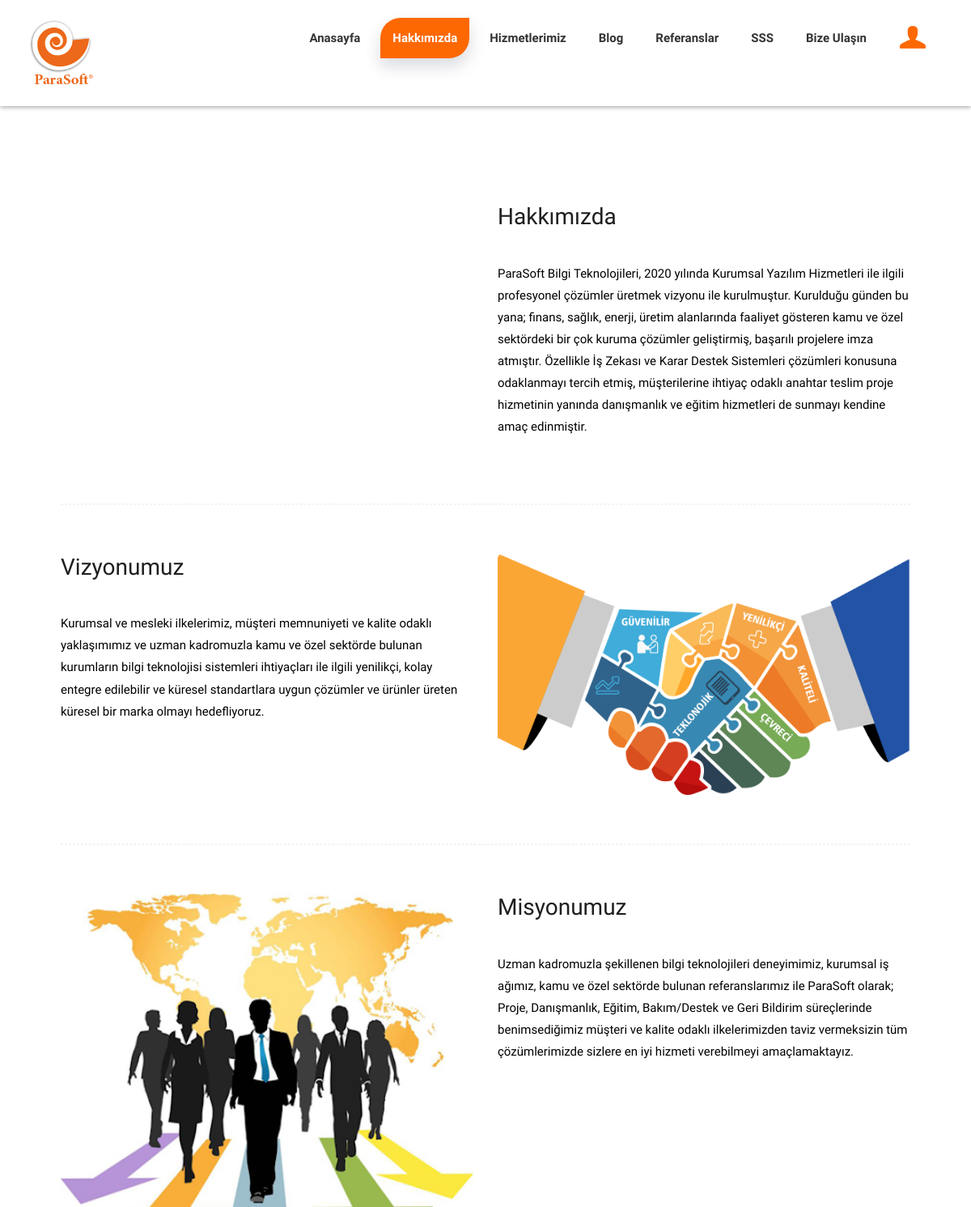
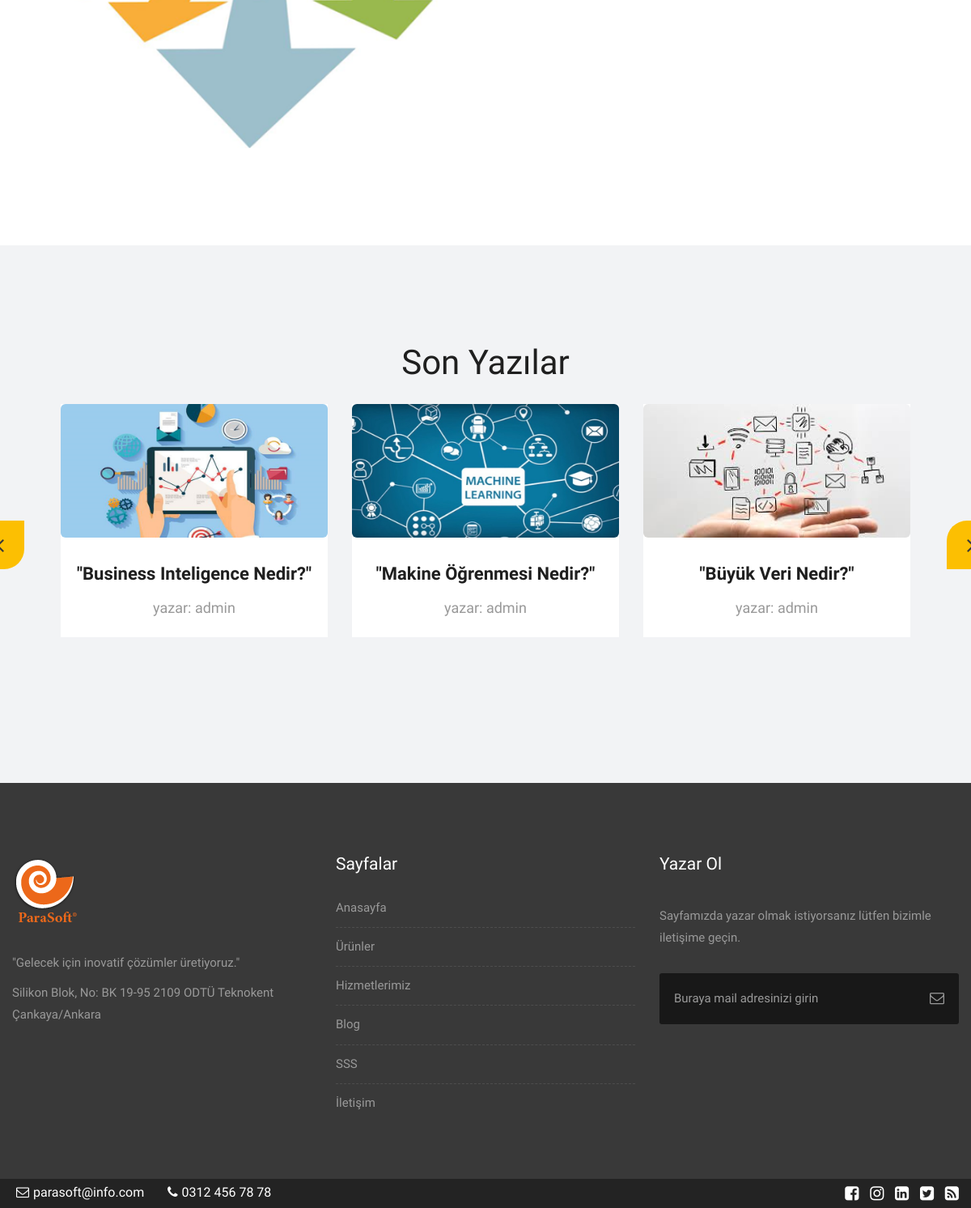
Screenshot of /hakkimizda/ with the database file from the repository (2 pictures, top to bottom).
### home/models.py (models this page shows, shortened)
class Setting(models.Model):
    STATUS = (
        ('True', 'Evet'),
        ('False', 'Hayır'),
    )
    title = models.CharField(max_length=150)
    keywords = models.CharField(max_length =255)
    description = models.CharField(max_length=255)
    company = models.CharField(max_length=50)
    address = models.CharField(blank=True, max_length=150)
    address2 = models.CharField(blank=True, max_length=150)
    phone = models.CharField(blank=True, max_length=15)
    fax = models.CharField(blank=True, max_length=15)
    email = models.CharField(blank=True, max_length=50)
    smtpserver = models.CharField(blank=True, max_length=20)
    smtpemail = models.CharField(blank=True, max_length=20)
    smtppassword = models.CharField(max_length=10)
    smtpport = models.CharField(blank=True, max_length=10)
    icon = models.ImageField(blank=True, upload_to='images')
    facebook = models.CharField(blank=True, max_length=50)
    instagram = models.CharField(blank=True, max_length=50)
    twitter = models.CharField(blank=True, max_length=50)
    linkedin = models.CharField(blank=True, max_length=50)
    aboutus = RichTextUploadingField(blank=True)
    ourmission = RichTextUploadingField(blank=True)
    ourvision = RichTextUploadingField(blank=True)
    ourservice = RichTextUploadingField(blank=True)
    references = RichTextUploadingField(blank=True)
    status = models.CharField(max_length=10, choices=STATUS)
    create_at = models.DateTimeField(auto_now_add=True)
    update_at = models.DateTimeField(auto_now=True)

### blog/models.py (models this page shows)
class Post(models.Model):
    STATUS = (
        ('True', 'Evet'),
        ('False', 'Hayır'),
    )
    category = models.ForeignKey(Category, on_delete=models.CASCADE)
    title = models.CharField(max_length=30)
    keywords = models.CharField(max_length=255)
    description = models.CharField(max_length=255)
    image = models.ImageField(blank=True, upload_to='images')
    writer = models.CharField(max_length=30)
    content = RichTextUploadingField(blank=True)
    status = models.CharField(max_length=10, choices=STATUS)
    slug = models.SlugField(null=False, unique=True)
    parent = models.ForeignKey('self', blank=True, null=True, related_name='children', on_delete=models.CASCADE)
    create_at = models.DateTimeField(auto_now_add=True)
    update_at = models.DateTimeField(auto_now_add=True)
    def image_tag(self):
        return mark_safe('<img src="{}" height="50"/>'.format(self.image.url))
    image_tag.short_description = 'Image'

### home/views.py (the view)
# urls.py: path('hakkimizda/', views.hakkimizda, name='hakkimizda'),
def hakkimizda(request):
    setting = Setting.objects.get(pk=1)
    last_posts = Post.objects.all().order_by('-id')[:4]
    context = {'setting': setting,
               'page': 'hakkimizda',
               'last_posts': last_posts}
    return render(request, 'hakkimizda.html', context)

### home/templates/hakkimizda.html (shortened to what this page needs)
{% extends "homebase.html" %}
{% block content %}
    {% load static %}
    <div id="about" class="section wb" style="background-color: #ffffff">
        <div class="container">
            <div class="row">
				<div class="col-md-6">
                </div>
                <div class="col-md-6">
                    <div class="message-box">
                        <h2>Hakkımızda</h2>
                        <p class="lead">{{ setting.aboutus|safe }}</p>
                    </div>
                </div>
            </div>
            <hr class="hr1">
            <div class="row">
                <div class="col-md-6">
                    <div class="message-box">
                        <h2>Vizyonumuz</h2>
                        <p class="lead">{{ setting.ourvision|safe }}</p>
                    </div>
                </div>
                <div class="col-md-6">
                    <div class="post-media wow fadeIn">
                        <img src="{% static "uploads/vizyonumuz.png" %}" alt="" class="img-responsive img-rounded">
                    </div>
                </div>
            </div>
            <hr class="hr1">
            <div class="row">
				<div class="col-md-6">
                    <div class="post-media wow fadeIn">
                        <img src="{% static "uploads/misyonumuz.png" %}" alt="" class="img-responsive img-rounded">
                    </div>
                </div>
                <div class="col-md-6">
                    <div class="message-box">
                        <h2>Misyonumuz</h2>
                        <p class="lead">{{ setting.ourmission|safe }}</p>
                    </div>
                </div>
            </div>
        </div>
    </div>
{% endblock %}

### home/templates/blog-slider.html (shortened to what this page needs)
{% load static %}
<div id="services" class="parallax section lb" style="width: auto">
    <div class="container">
        <div class="section-title text-center">
            <h3>Son Yazılar</h3>
            <div class="owl-services owl-carousel owl-theme">
                {% for rs in last_posts %}
                    <div class="service-widget">
                        <div class="post-media wow fadeIn">
                            <a href="/blog/{{ rs.category.slug }}/{{ rs.id }}"><img src="{{ rs.image.url }}"  class="img-responsive img-rounded" alt="{{ rs.title }}"></a>
                        </div>
                        <div class="service-dit">
                            <a href="/blog/{{ rs.category.slug }}/{{ rs.id }}"><h3>{{ rs.title|safe }}</h3></a>
                            <p>yazar: {{ rs.writer|safe }}</p>
                        </div>
                    </div>
                {% endfor %}
            </div>
        </div>
    </div>
</div>

### home/templates/footer.html (shortened to what this page needs)
{% load static %}
<footer class="footer parallax" style="background-color: #393939">
    <div class="container-fluid">
        <div class="row">
            <div class="col-md-4 col-sm-4 col-xs-12">
                <div class="widget">
                    <div class="widget-title">
                        <img src="{% static "logo.png" %}" alt="" />
                    </div>
                    <p>"{{ setting.description|safe }}"</p>
                    <p> {{ setting.address|safe }} </p>
                </div>
            </div>
            <div class="col-md-4 col-sm-4 col-xs-12">
                <div class="widget clearfix">
                    <div class="widget-title">
                        <h3>Sayfalar</h3>
                    </div>
                    <ul class="footer-links hov">
                        <li><a href="/">Anasayfa </a></li>
                        <li><a href="/urunler">Ürünler </a></li>
                        <li><a href="/hizmetlerimiz">Hizmetlerimiz </a></li>
                        <li><a href="/blog">Blog </a></li>
                        <li><a href="/sss">SSS </a></li>
                        <li><a href="/iletisim">İletişim </a></li>
                    </ul>
                </div>
            </div>
            <div class="col-md-4 col-sm-4 col-xs-12">
                <div class="footer-distributed widget clearfix">
                    <div class="widget-title">
                        <h3>Yazar Ol</h3>
                        <p>Sayfamızda yazar olmak istiyorsanız lütfen bizimle iletişime geçin.</p>
                    </div>
                    <div class="footer-right">
                        <form method="get" action="#">
                            <input placeholder="Buraya mail adresinizi girin" name="submit">
                            <i class="fa fa-envelope-o"></i>
                        </form>
                    </div>
                </div>
            </div>
        </div>
    </div>
</footer>
<div class="top-bar" style="background-color:#232323">
    <div class="container-fluid">
        <div class="row">
            <div class="col-md-6 col-sm-6">
                <div class="left-top">
                    <div class="email-box">
                        <a href="mailto:{{ setting.email }}"><i class="fa fa-envelope-o" aria-hidden="true"></i>{{ setting.email }}</a>
                    </div>
                    <div class="phone-box">
                        <a href="tel:{{ setting.phone }}"><i class="fa fa-phone" aria-hidden="true"></i>{{ setting.phone}}</a>
                    </div>
                </div>
            </div>
            <div class="col-md-6 col-sm-6">
                <div class="right-top">
                    <div class="social-box">
                        <ul>
                            <li><a href="http://{{ setting.facebook }}"><i class="fa fa-facebook-square" aria-hidden="true"></i></a></li>
                            <li><a href="http://{{ setting.instagram }}"><i class="fa fa-instagram" aria-hidden="true"></i></a></li>
                            <li><a href="http://{{ setting.linkedin }}"><i class="fa fa-linkedin-square" aria-hidden="true"></i></a></li>
                            <li><a href="http://{{ setting.twitter }}"><i class="fa fa-twitter-square" aria-hidden="true"></i></a></li>
                            <li><a href="#"><i class="fa fa-rss-square" aria-hidden="true"></i></a></li>
                        </ul>
                    </div>
                </div>
            </div>
        </div>
    </div>
</div>

### home/static/style.css (style rules this page uses)
body { color: #999; font-size: 15px; font-family: 'Raleway', sans-serif; line-height: 1.80857; }
a { color: #1f1f1f; text-decoration: none !important; outline: none !important; -webkit-transition: all .3s ease-in-out; -moz-transition: all .3s ease-in-out; -ms-transition: all .3s ease-in-out; -o-transition: all .3s ease-in-out; transition: all .3s ease-in-out; }
h1, h2, h3, h4, h5, h6 { letter-spacing: 0; font-weight: normal; position: relative; padding: 0 0 10px 0; font-weight: normal; line-height: 120% !important; color: #1f1f1f; margin: 0 }
h2 { font-size: 22px }
h3 { font-size: 18px }
a { color: #1f1f1f; text-decoration: none; outline: none; }
a, .btn { text-decoration: none !important; outline: none !important; -webkit-transition: all .3s ease-in-out; -moz-transition: all .3s ease-in-out; -ms-transition: all .3s ease-in-out; -o-transition: all .3s ease-in-out; transition: all .3s ease-in-out; }
.lead { font-size: 18px; line-height: 30px; color: #767676; margin: 0; padding: 0; }
ul, li, ol { margin: 0px; padding: 0px; list-style: none; }
.top-bar { background: #393939; }
.left-top { padding: 3px 0px; }
.email-box { display: inline-block; margin-right: 20px; }
.email-box a { color: #ffffff; font-size: 16px; }
.email-box a i { padding: 0px 5px; }
.phone-box { display: inline-block; }
.phone-box a { color: #ffffff; font-size: 16px; }
.phone-box a i { padding: 0px 5px; }
.social-box { float: right; }
.social-box ul li { display: inline-block; padding-left: 10px; }
.social-box ul li a { color: #ffffff; font-size: 20px; }
.parallax { background-attachment: fixed; background-size: cover; height: 100%; padding: 120px 0; position: relative; width: 100%; }
.section { display: block; position: relative; overflow: hidden; padding: 120px 0; }
.section.wb { background-color: #ffffff; }
.section.lb { background-color: #f2f3f5; }
.section-title { display: block; position: relative; margin-bottom: 60px; }
.section-title p { color: #999; font-weight: 400; font-size: 18px; line-height: 33px; margin: 0; }
.section-title h3 { font-size: 42px; font-weight: 500; line-height: 62px; margin: 0 0 25px; padding: 0; text-transform: none; }
.service-widget { background: #ffffff; }
.section.lb .service-dit h3 { padding: 12px 0px; }
.service-dit { padding: 20px 15px; }
.service-widget h3 { font-size: 22px; color: #ffffff; padding: 20px 0 12px; margin: 0; font-weight: 600; }
.service-widget h3 a, .section.wb .service-widget h3, .section.lb .service-widget h3 { color: #1f1f1f; }
.service-widget p { margin-bottom: 0; padding-bottom: 0; }
.message-box h2 { font-size: 28px; font-weight: 500; padding: 0 0 10px; margin: 0; line-height: 62px; margin-top: 0; text-transform: none; }
.message-box p { margin-bottom: 20px; }
.message-box .lead { padding-top: 10px; font-size: 19px; font-style: italic; color: #999; padding-bottom: 0; }
.post-media { position: center; }
.post-media img { width: 100%; }
hr.hr1 { position: relative; margin: 60px 0; border: 1px dashed #f2f3f5; }
.footer { padding: 90px 0 80px !important; color: #999; background-color: #393939; }
.footer .widget-title { position: relative; display: block; margin-bottom: 30px; }
.footer .widget-title h3 { color: #fff; font-weight: 500; font-size: 21px; padding: 0; margin: 0; line-height: 1 !important; }
.footer-links { list-style: none; padding: 0; }
.footer-links a { color: #999; display: block; }
.footer-links li { margin-bottom: 10px; display: block; width: 100%; border-bottom: 1px dashed rgba(255, 255, 255, 0.1); padding-bottom: 10px; }
.footer-links li:last-child { margin-bottom: 0; padding-bottom: 0; border: 0; }
.footer-distributed .footer-right { float: none; }
.footer-distributed .widget-title p { padding-top: 40px; }
.footer-distributed form { position: relative; }
.footer-distributed form input { display: block; border-radius: 3px; box-sizing: border-box; background-color: #181818; border: none; font: inherit; font-size: 15px; font-weight: normal; color: #999; width: 100%; padding: 18px 50px 18px 18px; }
.footer-distributed form i { width: 18px; height: 18px; position: absolute; top: 16px; right: 18px; color: #999; font-size: 18px; margin-top: 6px; }
:root { --pricingTable-yellow: #fd6802; --pricingTable-purple: #fd6802; --pricingTable-blue: #fd6802; }

### home/static/css/responsive.css (style rules this page uses)
@media (max-width: 1200px) { .container-fluid { width: 100%; padding: 0 15px; } }
@media (max-width: 1200px) { .container { width: 90%; } }

### rows the page displays
Setting: aboutus "ParaSoft Bilgi Teknolojileri, 2020 yılında Kurumsal Yazılım Hizmetleri ile ilgili profesyonel çözümler üretmek vizyonu ile kurulmuştur. Kurulduğu günden bu yana; finans, sağlık, enerji, üretim alanlarında faaliyet gösteren kamu ve özel sektördeki bir çok kuruma çözümler geliştirmiş, başarılı projelere imza atmıştır. Özellikle İş Zekası ve Karar Destek Sistemleri çözümleri konusuna odaklanmayı tercih etmiş, müşterilerine ihtiyaç odaklı anahtar teslim proje hizmetinin yanında danışmanlık ve eğitim hizmetleri de sunmayı kendine amaç edinmiştir.", ourvision "Kurumsal ve mesleki ilkelerimiz, müşteri memnuniyeti ve kalite odaklı yaklaşımımız ve uzman kadromuzla kamu ve özel sektörde bulunan kurumların bilgi teknolojisi sistemleri ihtiyaçları ile ilgili yenilikçi, kolay entegre edilebilir ve küresel standartlara uygun çözümler ve ürünler üreten küresel bir marka olmayı hedefliyoruz.", ourmission "Uzman kadromuzla şekillenen bilgi teknolojileri deneyimimiz, kurumsal iş ağımız, kamu ve özel sektörde bulunan referanslarımız ile ParaSoft olarak; Proje, Danışmanlık, Eğitim, Bakım/Destek ve Geri Bildirim süreçlerinde benimsediğimiz müşteri ve kalite odaklı ilkelerimizden taviz vermeksizin tüm çözümlerimizde sizlere en iyi hizmeti verebilmeyi amaçlamaktayız.", description "Gelecek için inovatif çözümler üretiyoruz.", address "Silikon Blok, No: BK 19-95 2109 ODTÜ Teknokent Çankaya/Ankara", email "parasoft@info.com", phone "0312 456 78 78"
Post: image (picture), title "\"Business Inteligence Nedir?\"", writer "admin"
Post: image (picture), title "\"Makine Öğrenmesi Nedir?\"", writer "admin"
Post: image (picture), title "\"Büyük Veri Nedir?\"", writer "admin"
